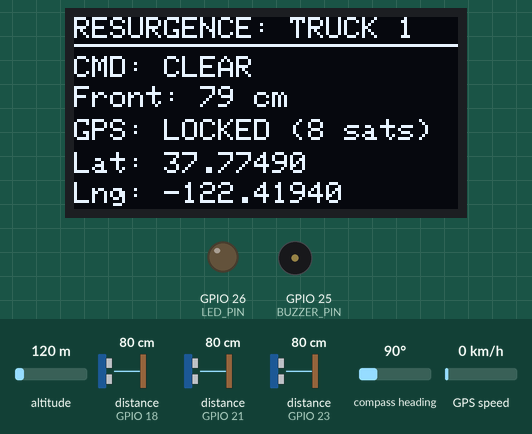
The sketch below on a simulated ESP32. On the bench: 128×64 one-colour display, output pins drawn as LEDs (lit = HIGH), buzzer (waves = sounding, pin HIGH). Wiring (inferred from the names in the program): 3 × ultrasonic range finder: trigger GPIO 5, echo GPIO 18 / trigger GPIO 19, echo GPIO 21 / trigger GPIO 22, echo GPIO 23. The test bench sets the inputs (shaded band); at power-on: distance to the obstacle (sensors on GPIO 18, GPIO 21, GPIO 23) 80 cm, altitude 120 m, compass heading 90°, GPS speed 0 km/h. The echo pulse lasts 58.3 µs per cm; WiFi joins after 1.5 s; servers stay silent unless stated; uploads are accepted with an empty reply; random numbers use the default seed unless the sketch sets one; the GPS gets a fix after 3 s at 37.7749, -122.4194 with 8 satellites; pins used as bus, display or sensor lines are not drawn; what the sketch prints to the serial monitor is not drawn.

Above: at 4.4 s.
4.5 s: distance to the obstacle (sensor on GPIO 18) set to 44 cm
At 5.9 s:
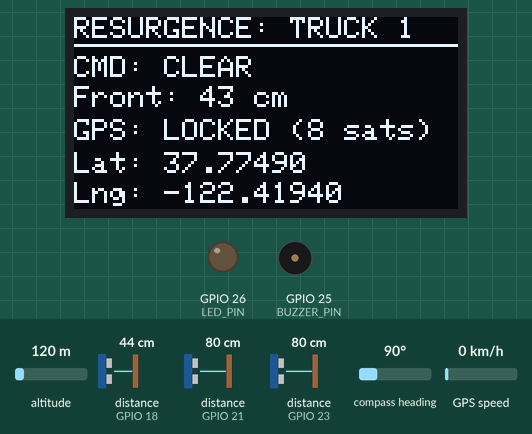
6.2 s: distance to the obstacle (sensor on GPIO 18) set to 35 cm
At 6.76 s:
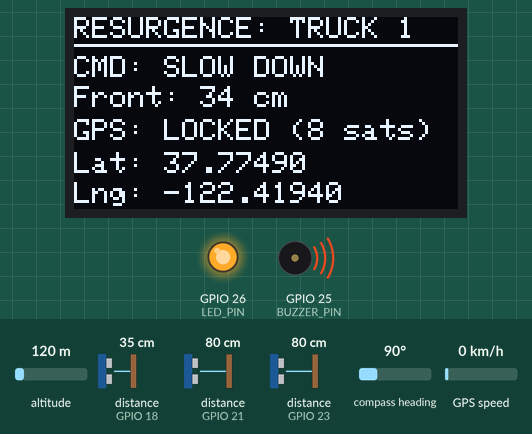
8.4 s: distance to the obstacle (sensor on GPIO 21) set to 2 cm
At 10.39 s:
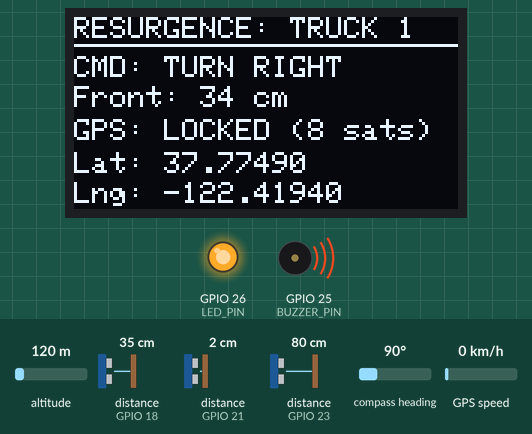
10.8 s: distance to the obstacle (sensor on GPIO 21) set to 120 cm
At 12.75 s:
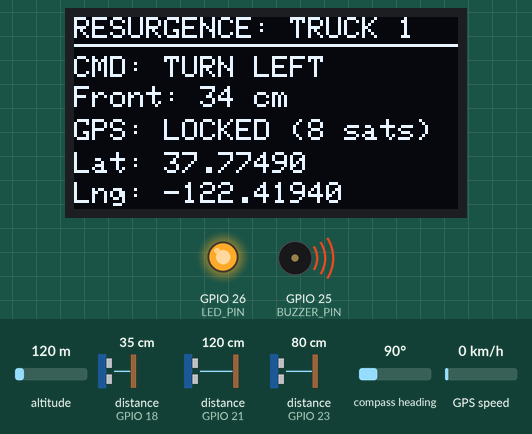
13.2 s: distance to the obstacle (sensor on GPIO 18) set to 60 cm
At 14.5 s:
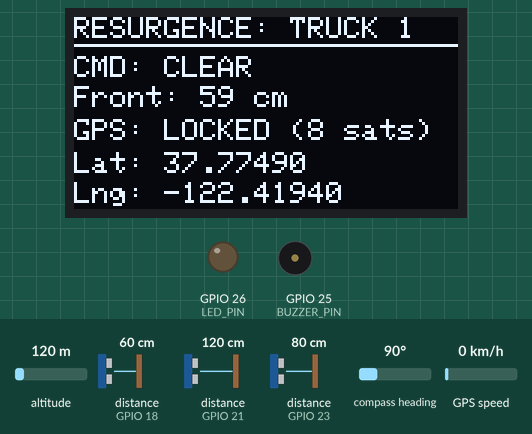
14.8 s: distance to the obstacle (sensor on GPIO 18) set to 2 cm
At 15.47 s:
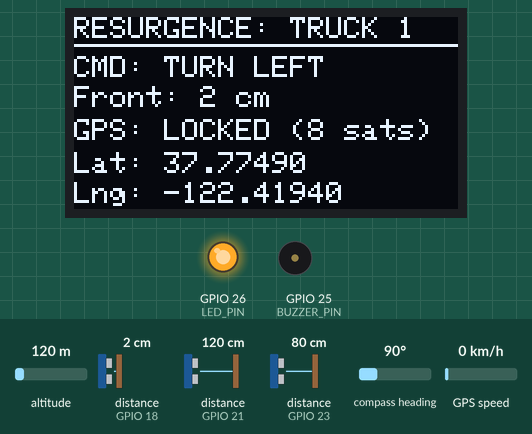
Timing chart, 0 to 17.3 s (numbered marks = the images above; inputs shaded):
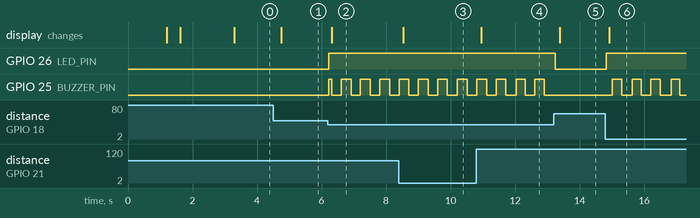

Measured:
- the behaviour switches between 41 and 40 cm on distance to the obstacle (sensor on GPIO 18) (found by bisection; images 1 and 2)
- after the input at 4.5 s, the display: changes after 0.25 s (image 1)
- after the input at 6.2 s, GPIO 26 (LED_PIN): LOW → HIGH at once; GPIO 25 (BUZZER_PIN): LOW → HIGH at once, then repeats every 0.61 s: LOW 0.30 s, HIGH 0.31 s; the display: changes after 0.11 s (image 2)
- after the input at 8.4 s, the display: changes after 0.13 s (image 3)
- after the input at 10.8 s, the display: changes after 0.15 s (image 4)
- after the input at 13.2 s, GPIO 26 (LED_PIN): HIGH → LOW at once; the display: changes after 0.18 s (image 5)
- after the input at 14.8 s, GPIO 26 (LED_PIN): LOW → HIGH at once; GPIO 25 (BUZZER_PIN): alternates HIGH for 0.29 s and LOW for 0.32 s, starting after 0.21 s; the display: changes after 0.12 s (image 6)

The sketch:

esp32_firmware.ino
```cpp
/*
 ==============================================================================
  RESURGENCE FLEET CONTROL ROOM — ESP32 HARDWARE PROTOTYPE NODE (V2.2 REVISED)

  Key Features:
  1. OLED Display (SSD1306 128x64 on SDA=13, SCL=32):
     - Critical Fix: periphBegin=false prevents Adafruit_SSD1306 from reverting
       Wire pins back to default GPIO 21 & GPIO 22 (which conflict with sensors!)
     - Auto-fallback for both 0x3C and 0x3D I2C addresses
     - 100kHz standard mode for high noise immunity with internal pull-ups
     - 400ms white-flash hardware self-test on boot to verify OLED pixels & power
     - Throttled refresh rate (150ms) to prevent I2C bus lockup
  2. Ultrasonic Collision Avoidance (HC-SR04 x3):
     - Front:  TRIG=5,  ECHO=18
     - Left:   TRIG=19, ECHO=21
     - Right:  TRIG=22, ECHO=23
  3. GPS Module (NEO-6M / NEO-8M via HardwareSerial 2):
     - RX2 = GPIO 16 (connected to GPS TX)
     - TX2 = GPIO 17 (connected to GPS RX)
     - Fallback coordinates for indoor testing at VNR VJIET campus (17.5389, 78.3846)
  4. Local Annunciation:
     - Buzzer: GPIO 25
     - Status LED: GPIO 26
  5. Wi-Fi Telemetry:
     - HTTP POST to Resurgence Server /update endpoint every 1.2 seconds
 ==============================================================================
*/

#include <WiFi.h>
#include <HTTPClient.h>
#include <WiFiClientSecure.h>   // needed for https:// (Railway/Vercel/Render, etc.)
#include <TinyGPS++.h>
#include <Wire.h>
#include <Adafruit_GFX.h>
#include <Adafruit_SSD1306.h>

// ==============================================================================
// 1. CONFIGURATION
// ==============================================================================
const char* WIFI_SSID     = "YOUR_WIFI_SSID";       // <-- your phone hotspot / router name
const char* WIFI_PASSWORD = "YOUR_WIFI_PASSWORD";   // <-- its password

// Your deployed website's /update endpoint. Use https:// for Railway/Vercel/Render.
// For a laptop on the same LAN instead, use "http://<laptop-ip>:5000/update".
const char* SERVER_URL    = "https://YOUR-APP-NAME.up.railway.app/update";

const char* VEHICLE_ID    = "TRUCK_01"; // Binds to Truck 1 in Resurgence
const char* API_KEY       = "PASTE_YOUR_HARDWARE_API_KEY_HERE"; // must equal the website's HARDWARE_API_KEY ("" = none set)

// ==============================================================================
// 2. PIN DEFINITIONS
// ==============================================================================
#define TRIG_PIN 5
#define ECHO_PIN 18

#define GPS_RX_PIN 16 // GPS module TX -> ESP32 RX2 (GPIO 16)
#define GPS_TX_PIN 17 // GPS module RX -> ESP32 TX2 (GPIO 17)

#define HAS_SIDE_SENSORS true
#define TRIG_LEFT_PIN    19
#define ECHO_LEFT_PIN    21
#define TRIG_RIGHT_PIN   22
#define ECHO_RIGHT_PIN   23

#define BUZZER_PIN 25
#define LED_PIN    26

// OLED display configuration (I2C on custom pins)
#define OLED_SDA 13
#define OLED_SCL 32
#define SCREEN_WIDTH 128
#define SCREEN_HEIGHT 64
#define OLED_RESET -1

Adafruit_SSD1306 display(SCREEN_WIDTH, SCREEN_HEIGHT, &Wire, OLED_RESET);
bool oledReady = false;
uint8_t detectedOledAddr = 0x3C;

// ==============================================================================
// 3. GLOBAL OBJECTS & TIMING
// ==============================================================================
TinyGPSPlus gps;
HardwareSerial gpsSerial(2); // Serial2 on ESP32

unsigned long lastSendTime = 0;
const unsigned long SEND_INTERVAL_MS = 1200; // Send telemetry every 1.2 seconds

unsigned long lastOledTime = 0;
const unsigned long OLED_INTERVAL_MS = 150;  // Update OLED at 6-7 FPS max (prevents I2C lockup)

unsigned long lastDiagTime = 0;

// VNR VJIET Campus coordinates (used when indoors where satellites are blocked)
float fallbackLat = 17.5389;
float fallbackLng = 78.3846;

// ==============================================================================
// 4. I2C SCANNER (AUTO-DETECTS 0x3C OR 0x3D)
// ==============================================================================
uint8_t scanI2CAddress() {
  Serial.println("[I2C] Scanning I2C bus on SDA=13, SCL=32...");
  uint8_t foundAddr = 0;
  for (uint8_t addr = 1; addr < 127; addr++) {
    Wire.beginTransmission(addr);
    uint8_t error = Wire.endTransmission();
    if (error == 0) {
      Serial.printf("[I2C] Device detected at address 0x%02X\n", addr);
      if (addr == 0x3C || addr == 0x3D) {
        foundAddr = addr;
      }
    }
  }
  return foundAddr;
}

// ==============================================================================
// 5. SENSOR READING & LOGIC
// ==============================================================================
int readUltrasonicDistance(int trigPin, int echoPin) {
  digitalWrite(trigPin, LOW);
  delayMicroseconds(2);
  digitalWrite(trigPin, HIGH);
  delayMicroseconds(10);
  digitalWrite(trigPin, LOW);

  long duration = pulseIn(echoPin, HIGH, 18000); // 18ms timeout (~3m max, prevents loop stalls)
  if (duration == 0) {
    return 250; // Clear
  }
  int distanceCm = duration * 0.034 / 2;
  return constrain(distanceCm, 2, 300);
}

String decideAction(int front, int left, int right) {
  if (front < 15) {
    if (left > right && left > 40) return "TURN LEFT";
    if (right > left && right > 40) return "TURN RIGHT";
    return "STOP";
  }
  if (front < 40) {
    if (left > right && left > 40) return "TURN LEFT";
    if (right > left && right > 40) return "TURN RIGHT";
    return "SLOW DOWN";
  }
  return "CLEAR";
}

// ==============================================================================
// 6. OLED REFRESH (THROTTLED TO PREVENT BUS LOCKUP)
// ==============================================================================
void refreshOled(String action, int front, bool hasFix, int sats, float lat, float lng) {
  if (!oledReady) return;

  display.clearDisplay();
  display.setTextSize(1);
  display.setTextColor(SSD1306_WHITE);

  // Header
  display.setCursor(0, 0);
  display.println("RESURGENCE: TRUCK 1");
  display.drawLine(0, 9, SCREEN_WIDTH, 9, SSD1306_WHITE);

  // Status & Front Obstacle
  display.setCursor(0, 13);
  display.print("CMD: ");
  display.println(action);

  display.setCursor(0, 23);
  display.print("Front: ");
  display.print(front);
  display.println(" cm");

  // GPS Satellite Status
  display.setCursor(0, 34);
  display.print("GPS: ");
  if (hasFix) {
    display.print("LOCKED (");
    display.print(sats);
    display.println(" sats)");
  } else {
    display.print("SEARCHING (");
    display.print(sats);
    display.println(")");
  }

  // Live Coordinates
  display.setCursor(0, 45);
  display.print("Lat: ");
  display.println(lat, 5);

  display.setCursor(0, 55);
  display.print("Lng: ");
  display.println(lng, 5);

  display.display();
}

// ==============================================================================
// 7. LOCAL HARDWARE ALERTS (LED + BUZZER)
// ==============================================================================
void updateLocalAlerts(String action) {
  if (action == "STOP") {
    digitalWrite(LED_PIN, HIGH);
    digitalWrite(BUZZER_PIN, HIGH);
  } else if (action == "SLOW DOWN" || action == "TURN LEFT" || action == "TURN RIGHT") {
    digitalWrite(LED_PIN, HIGH);
    digitalWrite(BUZZER_PIN, (millis() / 300) % 2 == 0 ? HIGH : LOW);
  } else {
    digitalWrite(LED_PIN, LOW);
    digitalWrite(BUZZER_PIN, LOW);
  }
}

// ==============================================================================
// 8. SETUP
// ==============================================================================
void setup() {
  Serial.begin(115200);
  delay(1000);

  Serial.println("\n========================================================");
  Serial.println(" RESURGENCE ESP32 TELEMETRY NODE (TRUCK 1) - V2.2");
  Serial.println("========================================================");

  // Configure Ultrasonic Pins
  pinMode(TRIG_PIN, OUTPUT);
  pinMode(ECHO_PIN, INPUT);

  if (HAS_SIDE_SENSORS) {
    pinMode(TRIG_LEFT_PIN, OUTPUT);
    pinMode(ECHO_LEFT_PIN, INPUT);
    pinMode(TRIG_RIGHT_PIN, OUTPUT);
    pinMode(ECHO_RIGHT_PIN, INPUT);
  }

  // Configure LED + Buzzer
  pinMode(LED_PIN, OUTPUT);
  pinMode(BUZZER_PIN, OUTPUT);
  digitalWrite(LED_PIN, LOW);
  digitalWrite(BUZZER_PIN, LOW);

  // Initialize I2C with internal pullups on GPIO 13 and GPIO 32
  pinMode(OLED_SDA, INPUT_PULLUP);
  pinMode(OLED_SCL, INPUT_PULLUP);
  Wire.begin(OLED_SDA, OLED_SCL, 100000); // 100kHz standard mode for noise immunity
  Wire.setClock(100000);
  delay(120);

  // Scan for I2C devices
  uint8_t oledAddr = scanI2CAddress();
  if (oledAddr == 0) oledAddr = 0x3C; // Default to 0x3C if not detected in scan

  // CRITICAL FIX: The 4th argument 'periphBegin = false' tells Adafruit_SSD1306
  // NOT to call wire->begin() internally, which would otherwise reset the I2C
  // pins back to default GPIO 21 & GPIO 22 (conflicting with ultrasonic sensors)!
  if (display.begin(SSD1306_SWITCHCAPVCC, oledAddr, false, false)) {
    oledReady = true;
    detectedOledAddr = oledAddr;
  } else {
    // Try alternate address 0x3D
    uint8_t altAddr = (oledAddr == 0x3C) ? 0x3D : 0x3C;
    Serial.printf("[OLED] 0x%02X failed. Trying alternate addr 0x%02X...\n", oledAddr, altAddr);
    if (display.begin(SSD1306_SWITCHCAPVCC, altAddr, false, false)) {
      oledReady = true;
      detectedOledAddr = altAddr;
    }
  }

  if (oledReady) {
    display.dim(false); // Max brightness
    display.clearDisplay();
    // Hardware Self-Test: Flash screen white for 400ms so user can physically see pixels ignite
    display.fillScreen(SSD1306_WHITE);
    display.display();
    delay(400);

    display.clearDisplay();
    display.setTextSize(1);
    display.setTextColor(SSD1306_WHITE);
    display.setCursor(0, 0);
    display.println("RESURGENCE: TRUCK 1");
    display.setCursor(0, 18);
    display.println("OLED DISPLAY: ACTIVE");
    display.setCursor(0, 32);
    display.printf("I2C Bus: 0x%02X (100kHz)\n", detectedOledAddr);
    display.setCursor(0, 48);
    display.println("Connecting WiFi...");
    display.display();
    Serial.printf("[OLED SUCCESS] Display active on addr 0x%02X (SDA=13, SCL=32)\n", detectedOledAddr);
  } else {
    oledReady = false;
    Serial.println("[OLED WARNING] SSD1306 display not detected on SDA=13, SCL=32.");
    Serial.println("  1. Ensure OLED VCC is plugged into 5V / VIN (not 3.3V) due to onboard 662K regulator.");
    Serial.println("  2. Verify connections: OLED SCL -> GPIO 32, OLED SDA -> GPIO 13.");
    Serial.println("  3. Ensure OLED GND is connected to ESP32 GND.");
  }

  // Initialize GPS Serial port (9600 baud standard for NEO-6M / NEO-8M)
  gpsSerial.begin(9600, SERIAL_8N1, GPS_RX_PIN, GPS_TX_PIN);
  Serial.println("[GPS] Initialized Serial2 on RX2=GPIO16, TX2=GPIO17");

  // Connect to Wi-Fi
  Serial.print("[WiFi] Connecting to: ");
  Serial.println(WIFI_SSID);
  WiFi.mode(WIFI_STA);
  WiFi.begin(WIFI_SSID, WIFI_PASSWORD);

  int wifiAttempts = 0;
  while (WiFi.status() != WL_CONNECTED && wifiAttempts < 20) {
    delay(400);
    Serial.print(".");
    wifiAttempts++;
  }

  if (WiFi.status() == WL_CONNECTED) {
    Serial.println("\n[WiFi] CONNECTED!");
    Serial.print("[WiFi] IP Address: ");
    Serial.println(WiFi.localIP());
  } else {
    Serial.println("\n[WiFi WARNING] WiFi connection failed or still connecting in background.");
  }

  Serial.println("\n--- Telemetry Node Ready. Starting Main Loop ---");
}

// ==============================================================================
// 9. MAIN LOOP
// ==============================================================================
void loop() {
  // CRITICAL: Continually feed TinyGPS++ with any incoming GPS NMEA sentences
  while (gpsSerial.available() > 0) {
    char c = gpsSerial.read();
    gps.encode(c);
  }

  // Read Ultrasonic Sensors
  int distFront = readUltrasonicDistance(TRIG_PIN, ECHO_PIN);
  int distLeft = 140;
  int distRight = 140;

  if (HAS_SIDE_SENSORS) {
    distLeft = readUltrasonicDistance(TRIG_LEFT_PIN, ECHO_LEFT_PIN);
    distRight = readUltrasonicDistance(TRIG_RIGHT_PIN, ECHO_RIGHT_PIN);
  }

  String action = decideAction(distFront, distLeft, distRight);

  // Update physical LED & Buzzer
  updateLocalAlerts(action);

  // Read GPS coordinates & Satellites
  bool gpsValid = false;
  float currentLat = fallbackLat;
  float currentLng = fallbackLng;
  float speedKmh = 0.0;
  int satellites = 0;

  if (gps.satellites.isValid()) {
    satellites = gps.satellites.value();
  }

  if (gps.location.isValid() && gps.location.age() < 3000) {
    gpsValid = true;
    currentLat = gps.location.lat();
    currentLng = gps.location.lng();
    speedKmh = gps.speed.kmph();
  } else {
    // Indoor mode: simulate slight movement around VNR VJIET campus
    fallbackLat += ((float)random(-2, 3)) * 0.00001;
    fallbackLng += ((float)random(-2, 3)) * 0.00001;
    currentLat = fallbackLat;
    currentLng = fallbackLng;
    speedKmh = (action == "STOP") ? 0.0 : ((action == "CLEAR") ? 20.0 : 10.0);
  }

  // Update OLED at controlled 150ms interval (prevents I2C bus starvation)
  if (millis() - lastOledTime >= OLED_INTERVAL_MS) {
    lastOledTime = millis();
    refreshOled(action, distFront, gpsValid, satellites, currentLat, currentLng);
  }

  // Periodic Serial Diagnostic Printer (every 2.5s)
  if (millis() - lastDiagTime >= 2500) {
    lastDiagTime = millis();
    Serial.println("----------------------------------------------------------------");
    Serial.printf("[GPS DIAGNOSTIC] Chars Processed: %u | Valid Checksums: %u | Failed: %u\n",
                  gps.charsProcessed(), gps.passedChecksum(), gps.failedChecksum());
    Serial.printf("[GPS STATUS] Satellites: %d | Lock: %s | Lat: %.6f | Lng: %.6f\n",
                  satellites, gpsValid ? "3D_FIX_ACTIVE" : "NO_FIX_SEARCHING", currentLat, currentLng);
    if (!gpsValid) {
      Serial.println("  -> Tip: If satellites=0, the NEO-6M is still searching for satellites.");
      Serial.println("          Check if the small red/green PPS LED on the GPS module is blinking.");
      Serial.println("          Solid/OFF = Searching for sky view. Blinking = 3D Lock Acquired.");
    }
  }

  // Send Telemetry HTTP POST to Dashboard Server (every 1.2s)
  if (millis() - lastSendTime >= SEND_INTERVAL_MS) {
    lastSendTime = millis();

    if (WiFi.status() == WL_CONNECTED) {
      HTTPClient http;
      WiFiClientSecure secureClient;   // only used for https:// URLs
      bool isHttps = (strncmp(SERVER_URL, "https://", 8) == 0);

      if (isHttps) {
        // Skips certificate validation. Simple and fine for a student/hobby project;
        // for production you would pin the server's CA certificate instead.
        secureClient.setInsecure();
        http.begin(secureClient, SERVER_URL);
      } else {
        http.begin(SERVER_URL);        // plain http:// (e.g. a laptop on the LAN)
      }
      http.addHeader("Content-Type", "application/json");
      if (strlen(API_KEY) > 0) http.addHeader("X-API-Key", API_KEY);

      String jsonPayload = "{";
      jsonPayload += "\"vehicle_id\":\"" + String(VEHICLE_ID) + "\",";
      jsonPayload += "\"node\":\"ESP32_BACKUP\",";  // Pi is PRIMARY; server uses this only if the Pi goes silent
      jsonPayload += "\"dist_front\":" + String(distFront) + ",";
      jsonPayload += "\"dist_left\":" + String(distLeft) + ",";
      jsonPayload += "\"dist_right\":" + String(distRight) + ",";
      jsonPayload += "\"action\":\"" + action + "\",";
      jsonPayload += "\"lat\":" + String(currentLat, 6) + ",";
      jsonPayload += "\"lng\":" + String(currentLng, 6) + ",";
      jsonPayload += "\"speed\":" + String(speedKmh, 1) + ",";
      jsonPayload += "\"gps_valid\":" + String(gpsValid ? "true" : "false");
      jsonPayload += "}";

      int httpCode = http.POST(jsonPayload);

      if (httpCode > 0) {
        String resp = http.getString();
        Serial.printf("[POST 200] Front=%dcm | Act=%s | Resp: %s\n", distFront, action.c_str(), resp.c_str());
      } else {
        Serial.printf("[POST ERROR] Code: %d (%s)\n", httpCode, http.errorToString(httpCode).c_str());
      }
      http.end();
    } else {
      Serial.println("[WiFi] Lost connection. Reconnecting...");
      WiFi.reconnect();
    }
  }
}
```
